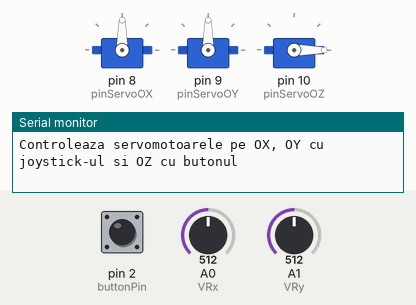
Bench run of a sketch on a simulated Arduino Uno, built with avr-gcc and run on an emulated ATmega328P. Shown: 3 × servo, the last lines printed to the serial monitor. The inputs (shaded band) are chosen by the test bench; at power-on: A0 (VRx) = 512, A1 (VRy) = 512, pin 2 (buttonPin) HIGH.

Above: at 1.2 s.
1.3 s: A0 (VRx) set to 557
2.8 s: A0 (VRx) set to 588
At 3.1 s:
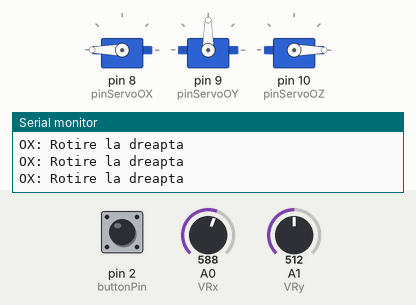
4.3 s: A1 (VRy) set to 560
7.3 s: A1 (VRy) set to 583
At 8.2 s:
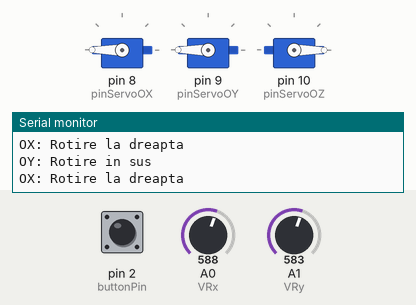
8.8 s: pin 2 (buttonPin) pulled LOW for 0.15 s
At 9.8 s:
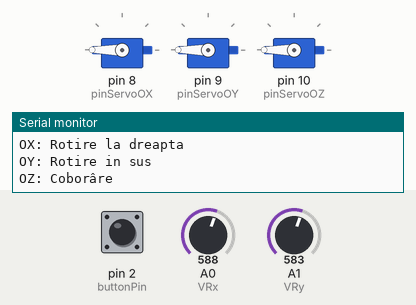
11.9 s: A0 (VRx) set to 560
At 13.3 s:
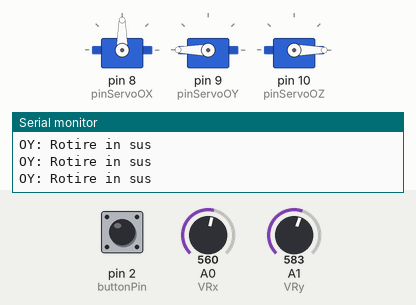
Timing chart, 0 to 14.4 s (numbered marks = the images above; inputs shaded):
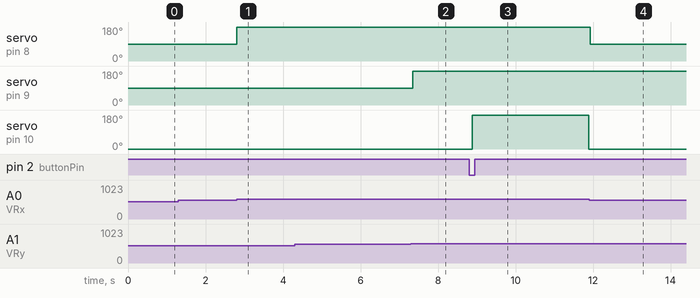

The sketch:

codfinal.ino
```cpp
#include <Servo.h>

Servo servoOX;
Servo servoOY;
Servo servoOZ;

int pinServoOX = 8;
int pinServoOY = 9;
int pinServoOZ = 10;
bool buttonPressed = false;

int VRx = A0;
int VRy = A1;
int buttonPin = 2;

void setup() {
  Serial.begin(9600);
  servoOX.attach(pinServoOX);
  servoOY.attach(pinServoOY);
  servoOZ.attach(pinServoOZ);

  pinMode(buttonPin, INPUT_PULLUP);

  servoOX.write(90); // Poziție neutră la start
  servoOY.write(90); // Poziție neutră la start
  servoOZ.write(0); // Poziție neutră la start

  Serial.println("Controleaza servomotoarele pe OX, OY cu joystick-ul si OZ cu butonul");
}

void loop() {
  int valoareX = analogRead(VRx);
  int valoareY = analogRead(VRy);
  int butonApasat = digitalRead(buttonPin);

  // Control pentru axa OX
  if (valoareX < 450) {
    Serial.println("OX: Rotire la stanga");
    servoOX.write(0); // Rotire la stânga
  }
  else if (valoareX > 570) {
    Serial.println("OX: Rotire la dreapta");
    servoOX.write(180); // Rotire la dreapta
  }
  else {
    servoOX.write(90); // Oprire
  }

  // Control pentru axa OY
  if (valoareY < 450) {
    Serial.println("OY: Rotire in jos");
    servoOY.write(0); // Rotire în jos
  }
  else if (valoareY > 570) {
    Serial.println("OY: Rotire in sus");
    servoOY.write(180); // Rotire în sus
  }
  else {
    servoOY.write(90); // Oprire
  }

  // Control pentru axa OZ
  if (butonApasat == LOW && !buttonPressed) {
    buttonPressed = true;
    Serial.println("OZ: Coborâre");
    servoOZ.write(180); // Coborâre
    delay(3000);        // Așteaptă 3 secunde
    Serial.println("OZ: Ridicare");
    servoOZ.write(0);   // Ridicare
  }
  if (butonApasat == HIGH && buttonPressed) {
    buttonPressed = false;
  }
}
```

Measured:
- the behaviour switches between 570 and 571 on A0 (VRx) (found by bisection; images 0 and 1)
- the behaviour switches between 570 and 571 on A1 (VRy) (found by bisection; images 1 and 2)
- after the input at 1.3 s, every drawn part: stays the same
- after the input at 2.8 s, servo on pin 8 (pinServoOX): 90° → 180° at once
- after the input at 7.3 s, servo on pin 9 (pinServoOY): 90° → 180° after 0.05 s
- after the input at 8.8 s, servo on pin 10 (pinServoOZ): 0° → 180° after 0.09 s, → 0° 3.0 s later
- after the input at 11.9 s, servo on pin 8 (pinServoOX): 180° → 90° at once
